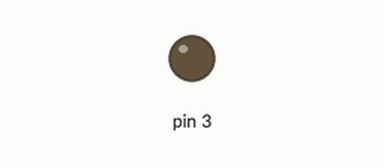
This sketch was run on a simulated Arduino Uno, built with avr-gcc and run on an emulated ATmega328P. Shown: output pins drawn as LEDs (lit = HIGH).

Above: at 0.05 s.
Timing chart, 0 to 3.0 s (numbered marks = the images above):
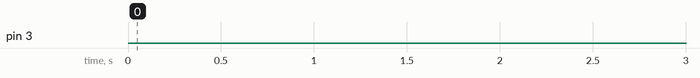

The sketch:

Frontalis.ino
```cpp
#include "Arduino.h"

class FireflyLED
{
    public:
        FireflyLED(int pin, unsigned long interval_on, unsigned long interval_off, int number_of_flashes);
        void update_interval_wait();
        int get_flashing_state();
        void increment_charge();
        void check_and_write(unsigned long currentMillis);


    private:
        unsigned long interval_wait;
        unsigned long interval_on, interval_off, interval_off_always, previousMillis;
        int is_flashing;
        int flash_counter;
        int pin_number;
        int charge;
        int state;
        int charging_threshold;
        int number_of_flashes;
        int brightness;

};

int get_number_of_flashes();
unsigned long get_interval_on();
unsigned long get_interval_off();

//from data
unsigned long get_interval_on()
{
    return 10;
}

//from data
unsigned long get_interval_off()
{
    return 770; //850; 700; etc

}

//from data
int get_number_of_flashes()
{
    int retval = 20;
    return retval;
}

FireflyLED::FireflyLED(int pin, unsigned long interval_on, unsigned long interval_off, int number_of_flashes)
{
    pinMode(pin, OUTPUT);
    this->pin_number = pin;
    this->interval_on = interval_on;
    this->interval_off_always = interval_off;
    this->interval_off = 65000; // sleep for 1.5min when plugged in
    this->interval_wait = 100; //random(12000, 24000) - ((interval_on + interval_off) * number_of_flashes);
    this->previousMillis = 0;
    this->state = LOW;
    this->charge = 0;
    this->charging_threshold = (interval_on + interval_off) * number_of_flashes; // refractory period. should this relate to the interflash-interval? or the female cadence?
    this->brightness = 1; //0-255 //MEGA only
    this->number_of_flashes = number_of_flashes;
    this->flash_counter = number_of_flashes;
    this->is_flashing = 0;
}

void FireflyLED::update_interval_wait()
{
    if (this->charge > this->charging_threshold) {
        this->interval_off = this->interval_off_always;
    }
}

int FireflyLED::get_flashing_state()
{
    return this->is_flashing;
}

void FireflyLED::increment_charge()
{
    this->charge += 1;
}

void FireflyLED::check_and_write(unsigned long currentMillis)
{
    if (this->state == LOW) { // if is off, wait interval_off
        if (currentMillis - this->previousMillis >= this->interval_off) {
            // save the last time you blinked the LED
            this->previousMillis = currentMillis;
            // if the LED is off turn it on and vice-versa:
            this->state = HIGH;
            this->is_flashing = 1;
            this->charge = 0;
            //analogWrite(this->pin_number, this->brightness); //MEGA only
            digitalWrite(this->pin_number, this->state);
        }
    }
    else { // else wait interval_on
        if (currentMillis - this->previousMillis >= this->interval_on) {
            // save the last time you blinked the LED
            this->previousMillis = currentMillis;
            // if the LED is off turn it on and vice-versa:
            this->state = LOW;
            this->is_flashing = 0;
            this->flash_counter -= 1;
            if (this->flash_counter == 0) {
                this->state = LOW;
//                this->interval_off = this->interval_wait;
                this->flash_counter = this->number_of_flashes;
//                get_number_of_flashes();
//                this->number_of_flashes = this->flash_counter;
            }
            else if (this->flash_counter <= this->number_of_flashes - 1) {
                this->interval_off = this->interval_off_always;
            }
            //analogWrite(this->pin_number, 0); //MEGA only
            digitalWrite(this->pin_number, this->state);
        }

    }
}

//instantiate FireflyLEDs
FireflyLED ff1(3, get_interval_on(), get_interval_off(), get_number_of_flashes());
FireflyLED myLEDs[1]= {ff1};


void setup() {
    Serial.begin(9600);
}

void loop() {
    int count_flashing = 0;
    unsigned long currentMillis = millis();

    for (byte i = 0; i < sizeof(myLEDs) / sizeof(myLEDs[0]); i = i+1) {
        myLEDs[i].check_and_write(currentMillis);
//        myLEDs[i].increment_charge();
//        if (myLEDs[i].get_flashing_state() == 1) {
//            for (byte j = 0; j < sizeof(myLEDs) / sizeof(myLEDs[0]); j = j+1) {
//                if (j != i) {
//                    myLEDs[j].update_interval_wait();
//                }
//            }
//        }
//        count_flashing += myLEDs[i].get_flashing_state();
    }
}
```
